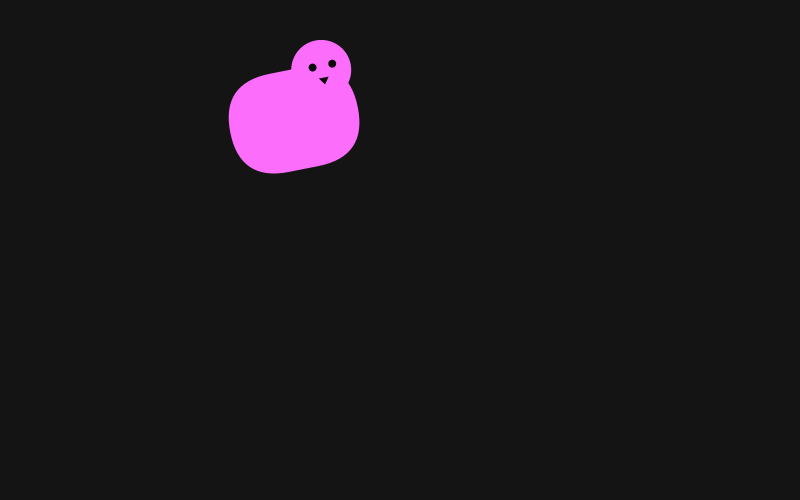
Frame 1 (no input)
Frame 60 (the mouse pressed at the canvas centre just before this capture): identical to frame 1, image omitted
Frame 120 (the mouse held since frame 60 and released just before this capture): identical to frame 1, image omitted

The Processing sketch that drew this single still picture (run headless with seeded random() and noise(); from frame 60 on, the mouse is pressed at the canvas centre):

// Processing sketch: bouncy_cat
// ── bouncy_cat.pde

float rBody = 130;
float rHead = 30;
float wBody = 130;
float hBody = 100;
float dEye = 8;
float lNose = 10;

void drawCat() {
  noStroke();
  fill(252, 109, 252); // pink
  rotate(TWO_PI - PI/16.0);
  
  // body
  float x = width / 4;
  float y = height / 4;
  rect(x, y, wBody, hBody, 2 * wBody);
  // head
  float xHead = x + 0.78 * wBody;
  float yHead = 1.05 * y;
  ellipse(xHead, yHead, 2 * rHead, 2 * rHead);
  //tail
  
  
  //eyes
  fill(10);
  ellipse(xHead - dEye, yHead - dEye / 2, dEye, dEye);
  ellipse(xHead + 1.5 * dEye, yHead - dEye / 2, dEye, dEye);
  //nose 
  triangle(
    xHead - 0.4 * lNose, yHead + dEye, 
    xHead + 0.6 * lNose, yHead + dEye,
    xHead + 0.1 * lNose, yHead + dEye + 0.7 * lNose); 
}


void setup() {
  size(800, 500);
  //pixelDensity(2);
};


void draw() {
  background(20);
  delay(100);
  drawCat();
  
}





// old code

//ellipse(x, y, 2.3 * rBody, 2 * rBody);
  //float xHead = x + 0.8 * rBody;
  //float yHead = y - 0.6 * rBody;
